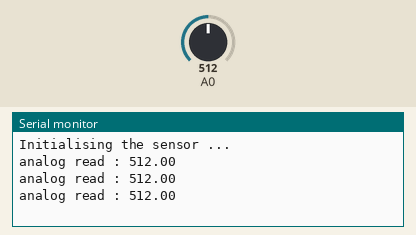
This sketch was run on a simulated Arduino Uno, built with avr-gcc and run on an emulated ATmega328P. On the bench: the last lines printed to the serial monitor. The test bench sets the inputs (shaded band); at power-on: A0 = 512.

Above: at 1.3 s.
1.4 s: A0 set to 716
At 1.9 s:
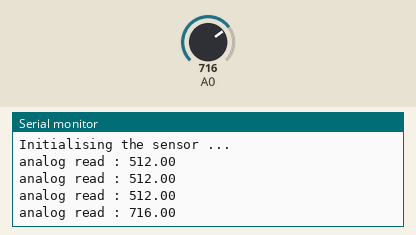
2.9 s: A0 set to 900
At 3.4 s:
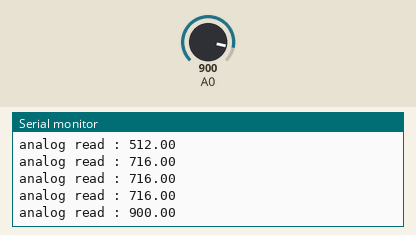
Timing chart, 0 to 5.9 s (numbered marks = the images above; inputs shaded):
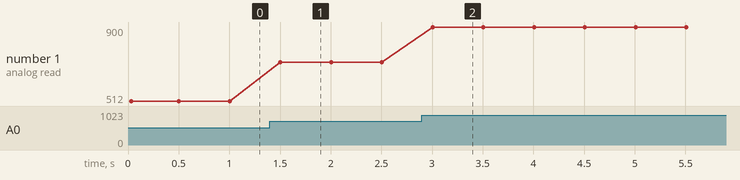

Measured:
- after the input at 1.4 s, the serial monitor: prints a new line after 0.10 s (image 1)
- after the input at 2.9 s, the serial monitor: prints a new line after 0.10 s (image 2)
- plotted number 1: 512 → 716 after the input at 1.4 s, 716 → 900 after the input at 2.9 s

The sketch:

AS_21.ino
```cpp
//###############################################################
//Code Developer : Ankit Nath
//Sensor tested : AS21 Pressure Sensor Module with buzzer
//Datasheet : https://5.imimg.com/data5/JE/QU/CL/SELLER-6903772/as21-pcb-mounted-pressure-sensor.pdf
//Date : 19/08/2020
//#################################################################


void setup()
{
  // initialize serial communication at 9600 bits per second:
  Serial.begin(9600);
  Serial.println("Initialising the sensor ...");
}

// the loop routine runs over and over again forever:
void loop()
{
  // read the input on analog pin 0:
  float rd = analogRead(A0);
  Serial.print("analog read : ");
  Serial.print(rd);
  Serial.println("    ");
  delay(500);
}
```
